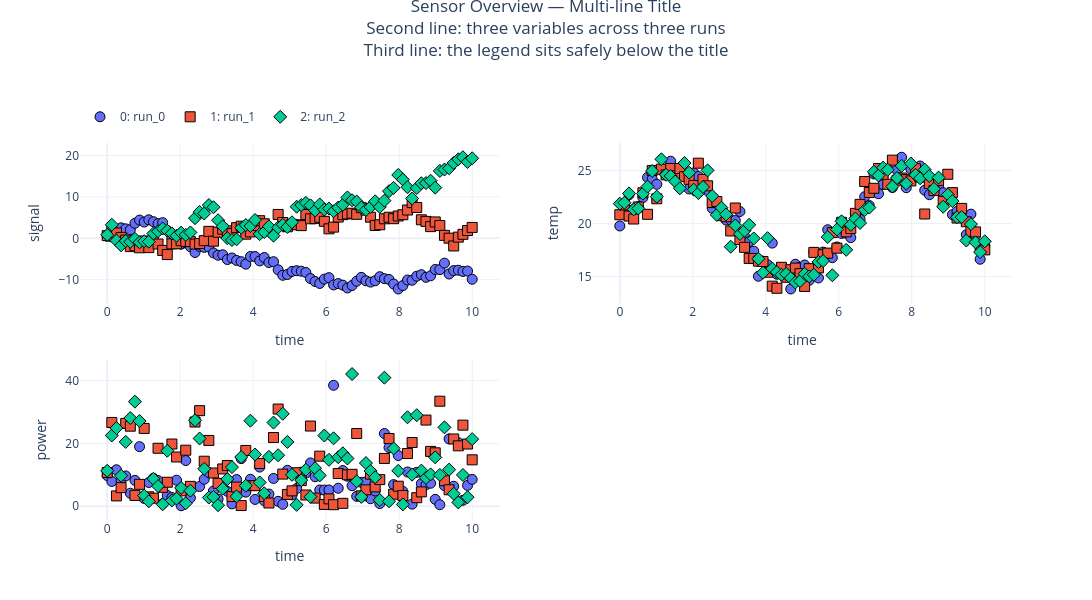

Source (notebook cell):
### Markdown cell above
### 1a. Multi-line suptitle (`<br>`) — legend sits safely below

Three variables → three subplots, each dataset a legend entry. The 3-line title
is fully clear of the legend.

### Code cell
nb.plot(
    x='time', y=['signal', 'temp', 'power'],
    suptitle=('Sensor Overview — Multi-line Title'
              '<br>Second line: three variables across three runs'
              '<br>Third line: the legend sits safely below the title'),
    figsize=(11, 6),
)
